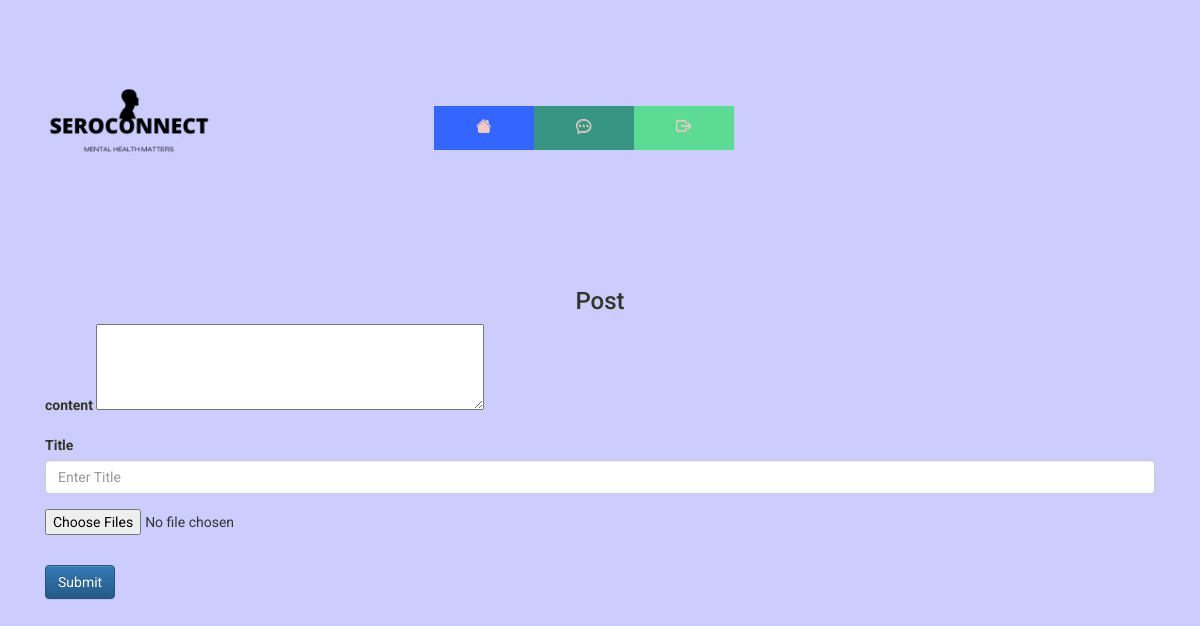
Page /post/edit/6 (signed in) on the earlier database version.
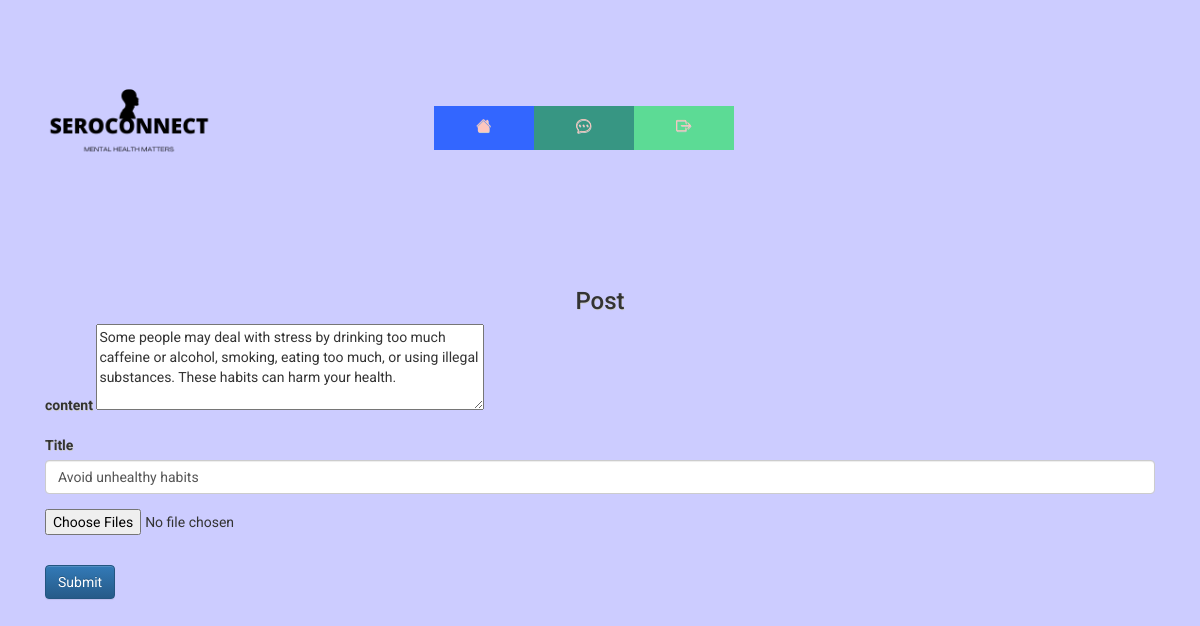
Same page on the later database version.
### website/database/models.py (models this page shows)
class Post(db.Model):
    id=db.Column(db.Integer,primary_key=True)
    title = db.Column(db.String(100), nullable=False)
    content = db.Column(db.Text)
    user_id = db.Column(db.Integer, db.ForeignKey("user.id"))
    date=db.Column(db.DateTime(timezone=True), default=func.now())
    anonymous=db.Column(db.Boolean,nullable=False,default=False)
    owner=db.relationship('User',back_populates='Post')
    comments=db.relationship('Comment',back_populates='post',cascade='delete')
    image=db.relationship('Image',back_populates='post',cascade='delete')

### website/post/post.py (the view, shortened to what this page needs)
@post.route('/post/edit/<postid>',methods=['GET', 'POST'])
@login_required
@check_confirmed
def editpost(postid):
    post = Post.query.filter_by(id=postid).first()
    if request.method == 'GET':
        return render_template('forum/editpost.html',post=post,user=current_user)

### website/__init__.py (called while the page is built)
@login_manager.user_loader
def load_user(id):
    return User.query.get(int(id))

### website/templates/forum/editpost.html
{% extends "base.html" %} {% block title %}SeroConnect{% endblock %}{% block content%}
<form action="{{ url_for('post.editpost',postid=post.id) }}" enctype="multipart/form-data" method="POST">
    <h3 align="center">Post</h3>
    <div class="form-group">
      <label for="content">content</label>
      <textarea id="content" name="content" rows="4" cols="50">{{post.content}}</textarea>
    </div>
    <div class="form-group">
      <label for="Title">Title</label>
      <input type="text" class="form-control" id="Title" name="Title" value="{{post.title}}" placeholder="Enter Title"
      />
    </div>
    <p><input type="file" name="file" multiple accept=".jpg, .png, .gif,.jpeg"></p>
    <br />
    <button type="submit" class="btn btn-primary">Submit</button>
</form>
{%endblock%}

### website/templates/base.html (shortened to what this page needs)
<!DOCTYPE html>
<html lang="en">
  <head>
    <link rel="stylesheet" href="https://stackpath.bootstrapcdn.com/bootstrap/4.4.1/css/bootstrap.min.css"
/>
    <link rel="stylesheet" href="https://cdn.jsdelivr.net/npm/bootstrap@3.3.7/dist/css/bootstrap.min.css">
    <link rel="stylesheet" href="https://cdn.jsdelivr.net/npm/bootstrap@3.3.7/dist/css/bootstrap-theme.min.css">
    <link rel="stylesheet" href="https://stackpath.bootstrapcdn.com/font-awesome/4.7.0/css/font-awesome.min.css"/>
    <link rel="stylesheet" href="https://cdn.jsdelivr.net/npm/bootstrap-icons@1.8.3/font/bootstrap-icons.css">
    <link rel= "stylesheet" type= "text/css" href= "{{ url_for('static',filename='css/styles.css') }}">
  </head>
  <body>
   <nav class="navbar">
      <img src="{{ url_for('static',filename='images/seroconnect.png') }}" alt="logo" class="logo">
      <button class="navbar-toggler"  type="button"
        data-toggle="collapse"
        data-target="#navbar"
       >
       <span class="navbar-toggler-icon"></span>
      <button class="navbar-toggler" type="button" data-toggle="collapse" data-target="#navbar">
        <span class="navbar-toggler-icon"></span>
      </button>
        <ul class="nav">
          <li>
            <a href="/" >
              <i class="bi bi-house-fill"></i>
              <div class = "title">Home</div>
            </a>
          </li>
          {% if user.is_authenticated%}
          <li>
            <a href="/forum">
              <i class="bi bi-chat-dots"></i>
              <div class = "title">Forum</div>
            </a>
          </li>
          <li>
            <a href="/logout">
              <i class="bi bi-box-arrow-right"></i>
              <div class = "title">Logout</div>
            </a>
          </li>
         {% endif %}
         <div class="background"></div>
        </ul>
    </nav>
      <div class="container">{% block content %}{% endblock %}</div>
  </body>
</html>

### website/static/css/styles.css (style rules this page uses)
body { background: #ccccff; font-family: 'Roboto', sans-serif; text-shadow: .5px .5px 0#CCCCCC; padding-bottom:20px; }
.background { position: fixed; z-index: -1; top: 0; right: 0; bottom: 0; left: 0; transition: .75s; }
nav img { width: 20%; }
.nav { padding: 0px; width: 640px; margin: 100px auto auto auto; }
ul { list-style-type: none; }
li a { padding: 30px; float:left; width: 100px; text-align:center; font-size:15px; color:#fdc6be; text-decoration:none; }
li i { height: 70px; -webkit-text-stroke: -10px; }
li a .title { font-size:0px; font-family: 'Roboto', sans-serif; color: black; }
.nav li:first-child a { background:#3366ff !important; }
.nav li:nth-child(2) a { background:#379683 !important; }
.nav li:nth-child(3) a { background:#5cdb95 !important; }
div.title { font-family: 'Roboto', sans-serif; font-size: 30px; padding-bottom:3px; }

Differences in the rows shown:
added Post: content "Some people may deal with stress by drinking too much caffeine or alcohol, smoking, eating too much, or using illegal substances. These habits can harm your health.", Title "Avoid unhealthy habits"
